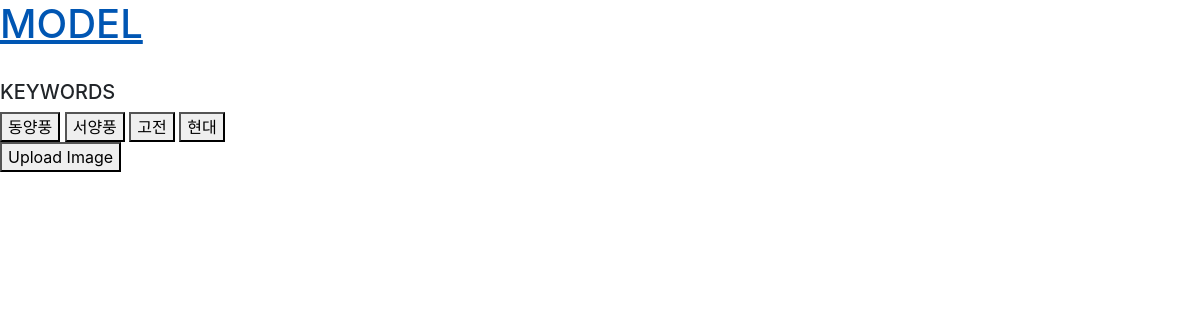
Before: /posts/model/filter/western/ with the older database file.
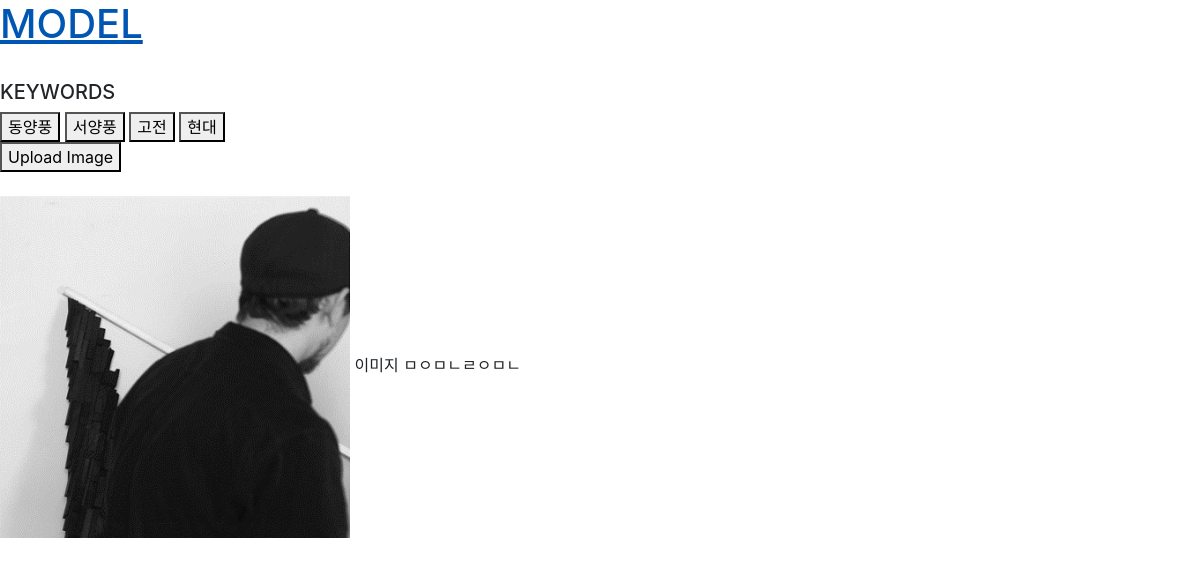
After: the same page with the newer database file.
### posts/models.py (models this page shows, shortened)
class Models(models.Model):
    title = models.CharField(max_length=20)
    text = models.TextField(default='', null=True, blank=True)
    image1 = models.ImageField(upload_to = 'images/')
    image2 = models.ImageField(upload_to = 'images/', default='', null=True, blank=True)
    image3 = models.ImageField(upload_to = 'images/', default='', null=True, blank=True)
    image4 = models.ImageField(upload_to = 'images/', default='', null=True, blank=True)
    image5 = models.ImageField(upload_to = 'images/', default='', null=True, blank=True)
    thumbnail = ImageSpecField(source='image1', processors=[ResizeToFill(120,80)], format='JPEG')
    GENDER_CHOICES = (
        ('여성', '여성'),
        ('남성', '남성'),
    )
    gender = models.CharField(max_length=2, choices=GENDER_CHOICES, null=True)
    CATEGORY_CHOICES = (
        ('동양풍', '동양풍'),
        ('서양풍', '서양풍'),
        ('고전', '고전'),
        ('현대', '현대'),
    )
    category = models.CharField(max_length=3, choices=CATEGORY_CHOICES, null=True)

### posts/views.py (the view)
# urls.py: path('model/filter/western/', views.filter_western, name="filter_western"),
def filter_western(request):
    post_western = Models.objects.filter(category="서양풍")
    return render(request, 'model/filter_western.html', {'post_western':post_western,})

### posts/templates/model/filter_western.html (shortened to what this page needs)
<head>
    <link rel="stylesheet" href="https://stackpath.bootstrapcdn.com/bootstrap/4.3.1/css/bootstrap.min.css">
</head>
<body>
    <a href="{% url 'model' %}"><h1> MODEL </h1></a>
    <br>
    <h5> KEYWORDS </h5>
    <a href="{% url 'filter_orient' %}"><button> 동양풍 </button></a>
    <a href="{% url 'filter_western' %}"><button> 서양풍 </button></a>
    <a href="{% url 'filter_classic' %}"><button> 고전 </button></a>
    <a href="{% url 'filter_modern' %}"><button> 현대 </button></a>
    <br>
    <a href="{% url 'model_post' %}"><button>Upload Image</button></a>
    <br>
    <br>
    {% for western in post_western %}
        <a href="{% url 'model_detail' western.id %}"><img src="{{ western.thumbnail.url }}" width="350"></a>
      {{ western.title }}
      {{ western.text|slice:":10" }}
    {% endfor %}
</body>

Changed rows visible on the page:
added Models: thumbnail (picture), title "이미지", text "ㅁㅇㅁㄴㄹㅇㅁㄴ"
